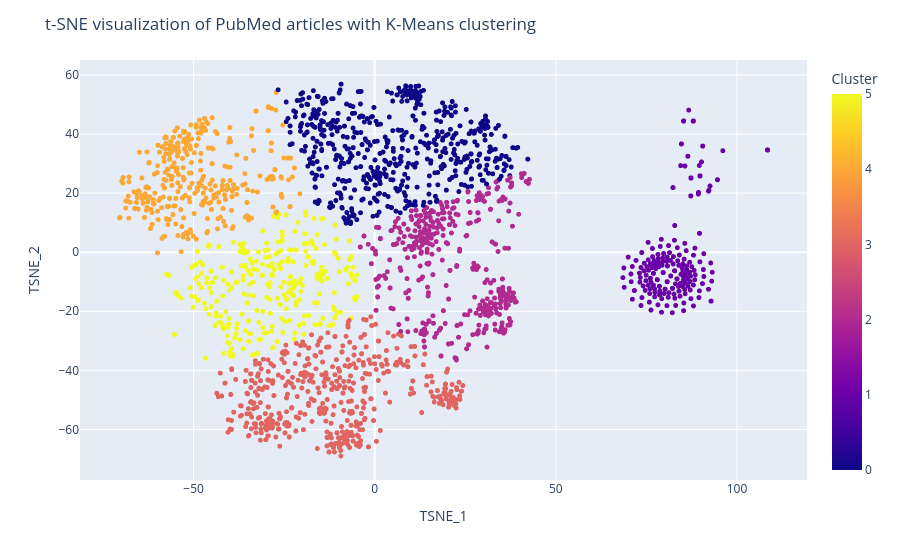

Notebook code cell kept with this figure:
### Code cell
# Plot using plotly
logging.info("Creating plotly scatter plot")
fig = px.scatter(df, x='TSNE_1', y='TSNE_2', color='Cluster', hover_name='Title')
fig.update_traces(marker=dict(size=5))
fig.update_layout(title='t-SNE visualization of PubMed articles with K-Means clustering')
fig.show()
fig.write_html('outputs/t-SNE_visualization.html')
fig.write_image('outputs/t-SNE_visualization_plotly.pdf')
logging.info("Plotly scatter plot created and saved")

### Figure 1 — Plotly figure (JSON) as saved in the notebook; plotly's stock layout.template omitted (floating-point values rounded to 4 significant figures; data arrays with more than 128 entries replaced by an {"elided": "..."} marker saying what was removed)
{"data": [{"hovertemplate": "<b>%{hovertext}</b><br><br>TSNE_1=%{x}<br>TSNE_2=%{y}<br>Cluster=%{marker.color}<extra></extra>", "hovertext": {"elided": "2669 str values"}, "legendgroup": "", "marker": {"color": {"elided": "2669 int values"}, "coloraxis": "coloraxis", "size": 5, "symbol": "circle"}, "mode": "markers", "name": "", "showlegend": false, "type": "scattergl", "x": {"elided": "2669 float values"}, "xaxis": "x", "y": {"elided": "2669 float values"}, "yaxis": "y"}], "layout": {"coloraxis": {"colorbar": {"title": {"text": "Cluster"}}, "colorscale": [[0, "#0d0887"], [0.1111, "#46039f"], [0.2222, "#7201a8"], [0.3333, "#9c179e"], [0.4444, "#bd3786"], [0.5556, "#d8576b"], [0.6667, "#ed7953"], [0.7778, "#fb9f3a"], [0.8889, "#fdca26"], [1, "#f0f921"]]}, "legend": {"tracegroupgap": 0}, "margin": {"t": 60}, "title": {"text": "t-SNE visualization of PubMed articles with K-Means clustering"}, "xaxis": {"anchor": "y", "domain": [0, 1], "title": {"text": "TSNE_1"}}, "yaxis": {"anchor": "x", "domain": [0, 1], "title": {"text": "TSNE_2"}}}}
